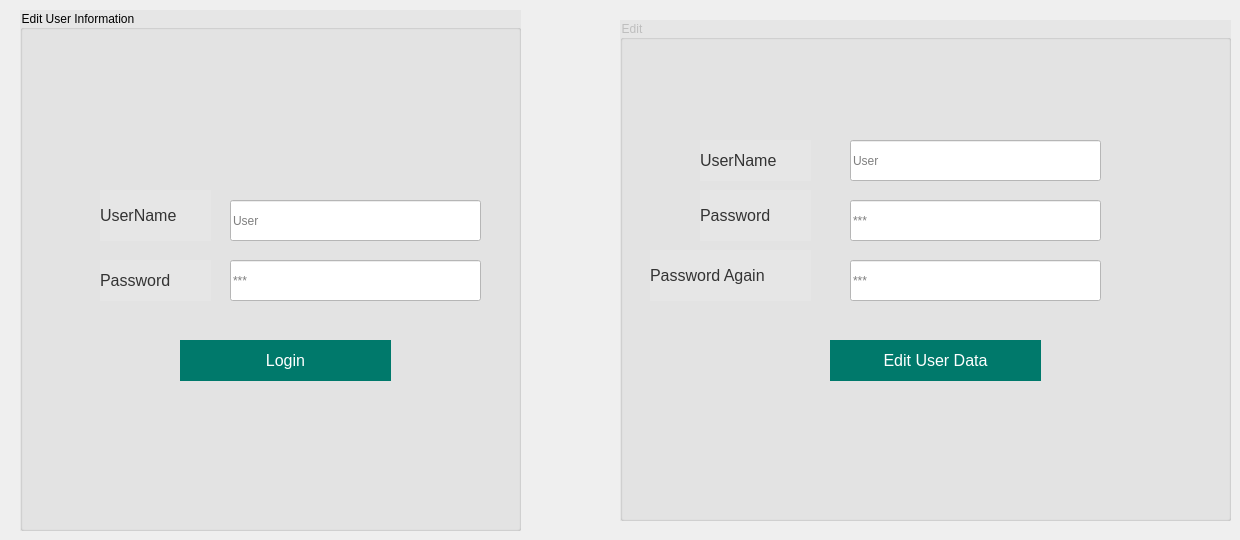
    <widget class="QWidget" name="tab_3">
     <attribute name="title">
      <string>Page</string>
     </attribute>
     <widget class="QGroupBox" name="groupBox_2">
      <property name="geometry">
       <rect>
        <x>20</x>
        <y>10</y>
        <width>501</width>
        <height>521</height>
       </rect>
      </property>
      <property name="styleSheet">
       <string notr="true">background-color: rgb(230, 230, 230);</string>
      </property>
      <property name="title">
       <string>Edit User Information</string>
      </property>
      <widget class="QLabel" name="label_12">
       <property name="geometry">
        <rect>
         <x>80</x>
         <y>180</y>
         <width>111</width>
         <height>51</height>
        </rect>
       </property>
       <property name="font">
        <font>
         <pointsize>12</pointsize>
        </font>
       </property>
       <property name="styleSheet">
        <string notr="true">QLabel {
    color: #333333;
}</string>
       </property>
       <property name="text">
        <string>UserName</string>
       </property>
      </widget>
      <widget class="QLabel" name="label_11">
       <property name="geometry">
        <rect>
         <x>80</x>
         <y>250</y>
         <width>111</width>
         <height>41</height>
        </rect>
       </property>
       <property name="font">
        <font>
         <pointsize>12</pointsize>
        </font>
       </property>
       <property name="styleSheet">
        <string notr="true">QLabel {
    color: #333333;
}</string>
       </property>
       <property name="text">
        <string>Password</string>
       </property>
      </widget>
      <widget class="QLineEdit" name="lineEdit_8">
       <property name="geometry">
        <rect>
         <x>210</x>
         <y>190</y>
         <width>251</width>
         <height>41</height>
        </rect>
       </property>
       <property name="styleSheet">
        <string notr="true">background-color: rgb(255, 255, 255);</string>
       </property>
       <property name="placeholderText">
        <string>User</string>
       </property>
      </widget>
      <widget class="QPushButton" name="pushButton_12">
       <property name="geometry">
        <rect>
         <x>160</x>
         <y>330</y>
         <width>211</width>
         <height>41</height>
        </rect>
       </property>
       <property name="font">
        <font>
         <pointsize>12</pointsize>
        </font>
       </property>
       <property name="styleSheet">
        <string notr="true">QPushButton {
    background-color: #00796B;
    color: #FFFFFF;
    border: none;
    padding: 5px 10px;
}

QPushButton:hover {
    background-color: #00574B;
}</string>
       </property>
       <property name="text">
        <string>Login</string>
       </property>
      </widget>
      <widget class="QLineEdit" name="lineEdit_9">
       <property name="geometry">
        <rect>
         <x>210</x>
         <y>250</y>
         <width>251</width>
         <height>41</height>
        </rect>
       </property>
       <property name="styleSheet">
        <string notr="true">background-color: rgb(255, 255, 255);</string>
       </property>
       <property name="echoMode">
        <enum>QLineEdit::Password</enum>
       </property>
       <property name="placeholderText">
        <string>***</string>
       </property>
      </widget>
     </widget>
     <widget class="QGroupBox" name="groupBox_3">
      <property name="enabled">
       <bool>false</bool>
      </property>
      <property name="geometry">
       <rect>
        <x>620</x>
        <y>20</y>
        <width>611</width>
        <height>501</height>
       </rect>
      </property>
      <property name="styleSheet">
       <string notr="true">background-color: rgb(230, 230, 230);</string>
      </property>
      <property name="title">
       <string>Edit</string>
      </property>
      <widget class="QLabel" name="label_27">
       <property name="geometry">
        <rect>
         <x>80</x>
         <y>170</y>
         <width>111</width>
         <height>51</height>
        </rect>
       </property>
       <property name="font">
        <font>
         <pointsize>12</pointsize>
        </font>
       </property>
       <property name="styleSheet">
        <string notr="true">QLabel {
    color: #333333;
}</string>
       </property>
       <property name="text">
        <string>Password</string>
       </property>
      </widget>
      <widget class="QLabel" name="label_28">
       <property name="geometry">
        <rect>
         <x>80</x>
         <y>120</y>
         <width>111</width>
         <height>41</height>
        </rect>
       </property>
       <property name="font">
        <font>
         <pointsize>12</pointsize>
        </font>
       </property>
       <property name="styleSheet">
        <string notr="true">QLabel {
    color: #333333;
}</string>
       </property>
       <property name="text">
        <string>UserName</string>
       </property>
      </widget>
      <widget class="QLabel" name="label_29">
       <property name="geometry">
        <rect>
         <x>30</x>
         <y>230</y>
         <width>161</width>
         <height>51</height>
        </rect>
       </property>
       <property name="font">
        <font>
         <pointsize>12</pointsize>
        </font>
       </property>
       <property name="styleSheet">
        <string notr="true">QLabel {
    color: #333333;
}</string>
       </property>
       <property name="text">
        <string>Password Again</string>
       </property>
      </widget>
      <widget class="QLineEdit" name="lineEdit_22">
       <property name="geometry">
        <rect>
         <x>230</x>
         <y>120</y>
         <width>251</width>
         <height>41</height>
        </rect>
       </property>
       <property name="styleSheet">
        <string notr="true">background-color: rgb(255, 255, 255);</string>
       </property>
       <property name="placeholderText">
        <string>User</string>
       </property>
      </widget>
      <widget class="QLineEdit" name="lineEdit_23">
       <property name="geometry">
        <rect>
         <x>230</x>
         <y>180</y>
         <width>251</width>
         <height>41</height>
        </rect>
       </property>
       <property name="styleSheet">
        <string notr="true">background-color: rgb(255, 255, 255);</string>
       </property>
       <property name="echoMode">
        <enum>QLineEdit::Password</enum>
       </property>
       <property name="placeholderText">
        <string>***</string>
       </property>
      </widget>
      <widget class="QLineEdit" name="lineEdit_24">
       <property name="geometry">
        <rect>
         <x>230</x>
         <y>240</y>
         <width>251</width>
         <height>41</height>
        </rect>
       </property>
       <property name="styleSheet">
        <string notr="true">background-color: rgb(255, 255, 255);</string>
       </property>
       <property name="echoMode">
        <enum>QLineEdit::Password</enum>
       </property>
       <property name="placeholderText">
        <string>***</string>
       </property>
      </widget>
      <widget class="QPushButton" name="pushButton_18">
       <property name="enabled">
        <bool>false</bool>
       </property>
       <property name="geometry">
        <rect>
         <x>210</x>
         <y>320</y>
         <width>211</width>
         <height>41</height>
        </rect>
       </property>
       <property name="font">
        <font>
         <pointsize>12</pointsize>
        </font>
       </property>
       <property name="styleSheet">
        <string notr="true">QPushButton {
    background-color: #00796B;
    color: #FFFFFF;
    border: none;
    padding: 5px 10px;
}

QPushButton:hover {
    background-color: #00574B;
}</string>
       </property>
       <property name="text">
        <string>Edit User Data</string>
       </property>
      </widget>
     </widget>
    </widget>
